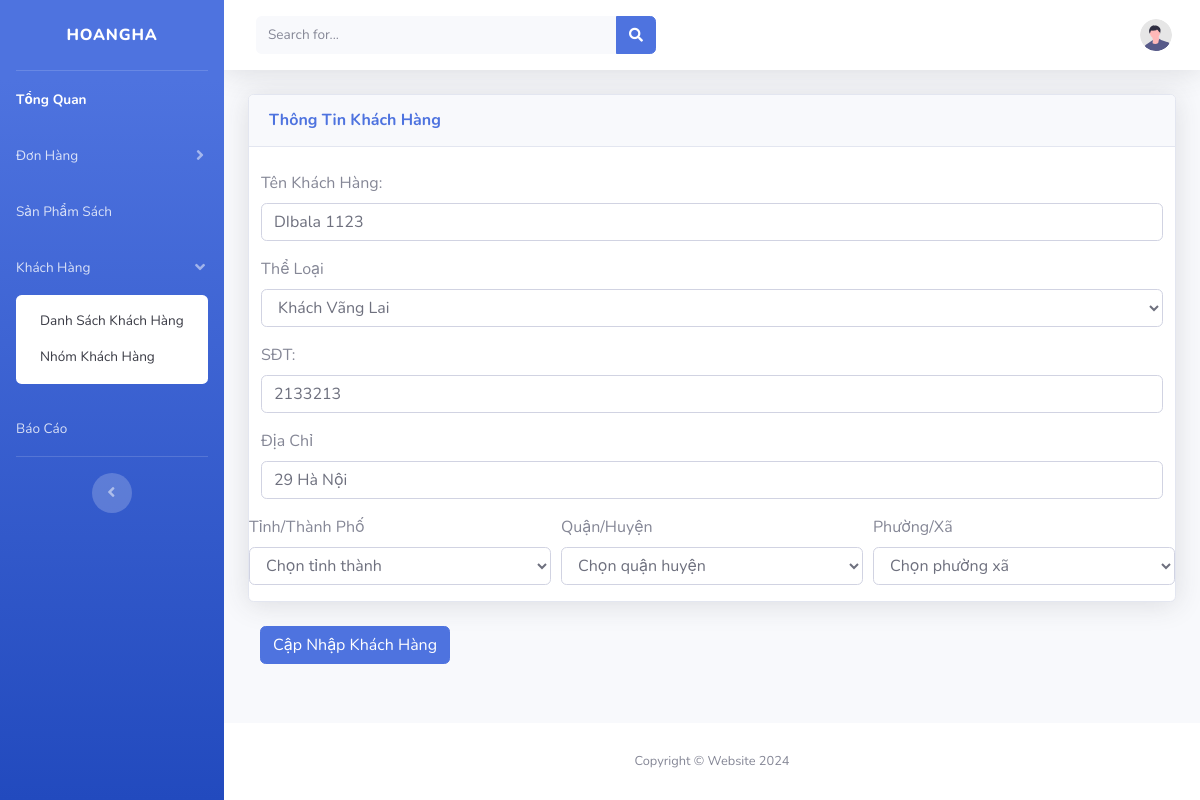
/view/suakhachhang.php?idkh=120 (signed in), run on the app's committed database.
### tables this page shows
CREATE TABLE `khachhang` (
  `id` int(255) NOT NULL,
  `name` varchar(255) NOT NULL,
  `sdt` varchar(10) NOT NULL,
  `diachi` varchar(255) NOT NULL,
  `id_nhomkh` int(255) NOT NULL,
  `tinhthanhpho` int(11) DEFAULT NULL,
  `quanhuyen` varchar(255) DEFAULT NULL,
  `phuongxa` varchar(255) DEFAULT NULL
);

### view/suakhachhang.php (the view, shortened to what this page needs)
<?php
include "../model/conn.php";
if (isset($_SESSION['login']['username']) && $_SESSION['login']['username']) {
    ?>
    <!DOCTYPE html>
    <html lang="en">
    <head>
        <link href="../view/vendor/fontawesome-free/css/all.min.css" rel="stylesheet" type="text/css">
        <link href="css/sb-admin-2.min.css" rel="stylesheet">
        <link rel="stylesheet" href="css/index.css">
    </head>
    <body id="page-top">
        <div id="wrapper">
            <ul class="navbar-nav bg-gradient-primary sidebar sidebar-dark accordion" id="accordionSidebar">
                <a class="sidebar-brand d-flex align-items-center justify-content-center"
                    href="http://localhost:8080/doantn/view/index.php">
                    <div class="sidebar-brand-text mx-3">HoangHa</div>
                </a>
                <hr class="sidebar-divider my-0">
                <li class="nav-item active">
                <a class="nav-link" href="index.php">
                    <span>Tổng Quan</span></a>
            </li>
            <li class="nav-item">
                <a class="nav-link collapsed" href="#" data-toggle="collapse" data-target="#collapsePages"
                    aria-expanded="true" aria-controls="collapsePages">
                    <span>Đơn Hàng</span>
                </a>
            </li>
            <li class="nav-item">
                <a class="nav-link" href="listsach.php">
                    <span>Sản Phẩm Sách</span></a>
            </li>
            <li class="nav-item">
                <a class="nav-link" href="#" data-toggle="collapse" data-target="#collapse" aria-expanded="true"
                    aria-controls="collapse">
                    <span>Khách Hàng</span>
                </a>
                <div id="collapse" class="collapse show" aria-labelledby="headingTwo" data-parent="#accordionSidebar">
                    <div class="bg-white py-2 collapse-inner rounded">
                        <a class="collapse-item" href="danhsachkhachhang.php">Danh Sách Khách Hàng</a>
                        <a class="collapse-item" href="nhomkhachhang.php">Nhóm Khách Hàng</a>
                    </div>
                </div>
            </li>
            <li class="nav-item">
                <a class="nav-link" href="baocao.php">
                    <span>Báo Cáo</span></a>
            </li>
                <hr class="sidebar-divider d-none d-md-block">
                <div class="text-center d-none d-md-inline">
                    <button class="rounded-circle border-0" id="sidebarToggle"></button>
                </div>
            </ul>
            <div id="content-wrapper" class="d-flex flex-column">
                <div id="content">
                    <nav class="navbar navbar-expand navbar-light bg-white topbar mb-4 static-top shadow">
                        <form
                            class="d-none d-sm-inline-block form-inline mr-auto ml-md-3 my-2 my-md-0 mw-100 navbar-search">
                            <div class="input-group">
                                <input type="text" class="form-control bg-light border-0 small" placeholder="Search for..."
                                    aria-label="Search" aria-describedby="basic-addon2">
                                <div class="input-group-append">
                                    <button class="btn btn-primary" type="button">
                                        <i class="fas fa-search fa-sm"></i>
                                    </button>
                                </div>
                            </div>
                        </form>
                        <ul class="navbar-nav ml-auto">
                            <li class="nav-item dropdown no-arrow">
                                <a class="nav-link dropdown-toggle" href="#" id="userDropdown" role="button"
                                    data-toggle="dropdown" aria-haspopup="true" aria-expanded="false">
                                    <img class="img-profile rounded-circle" src="img/undraw_profile.svg">
                                </a>
                            </li>
                        </ul>
                    </nav>
                    <div class="container-fluid">
                        <div class="card shadow mb-4">
                            <div class="card-header py-3">
                                <h6 class="m-0 font-weight-bold text-primary">Thông Tin Khách Hàng</h6>
                            </div>
                            <br>
                            <?php
                            if (isset($_GET['idkh']) && $_GET['idkh']) {
                                $id = $_GET['idkh'];
                                $sqlselectdata_tbl_khachhang = "SELECT * FROM `khachhang` WHERE id = $id";
                                $sqlselectdata_tbl_nhomkhachhang = "SELECT * FROM `nhomkhachhang`";
                                $result_tbl_khachhang = mysqli_query($conn, $sqlselectdata_tbl_khachhang);
                                $result_tbl_nhomkhachhang = mysqli_query($conn, $sqlselectdata_tbl_nhomkhachhang);
                                $row_tbl_khachhang = mysqli_fetch_assoc($result_tbl_khachhang);
                            } else {
                                header("location: listsach.php");
                            }
                            ?>
                            <form action="../controller/suakh.php?idkh=<?php echo $row_tbl_khachhang['id'] ?>" method="POST">
                                <div class="form-group">
                                    <div class="form-group">
                                        <div class="form-group col-md-12">
                                            <label for="">Tên Khách Hàng:</label>
                                            <input type="text" class="form-control" id="" required
                                                value="<?php echo $row_tbl_khachhang['name']; ?>" placeholder="Enter Name"
                                                name="namekh">
                                        </div>
                                    </div>
                                    <div class="form-group col-md-12">
                                        <label for="inputState">Thể Loại</label>
                                        <select name="nhomkh" class="form-control">
                                            <?php
                                            if (mysqli_num_rows($result_tbl_nhomkhachhang) > 0) {
                                                while ($row_tbl_nhomkhachhang = mysqli_fetch_array($result_tbl_nhomkhachhang)) {
                                                    ?>
                                                    <option value="<?php echo $row_tbl_nhomkhachhang['id'] ?>">
                                                        <?php echo $row_tbl_nhomkhachhang['name_kh'] ?></option>
                                                    <?php
                                                }
                                            }
                                            ?>
                                        </select>
                                    </div>
                                    <div class="form-group">
                                        <div class="form-group col-md-12">
                                            <label for="">SĐT: </label>
                                            <input type="number" class="form-control" id="" placeholder="Enter Name"
                                                value="<?php echo $row_tbl_khachhang['sdt']; ?>" name="sdt">
                                        </div>
                                    </div>
                                </div>
                                <div class="form-group">
                                    <div class="form-group col-md-12">
                                        <label for="">Địa Chỉ</label>
                                        <input type="text" class="form-control" placeholder="Enter Name"
                                            value="<?php echo $row_tbl_khachhang['diachi']; ?>" name="diachi">
                                    </div>
                                </div>
                                <div class="form-row">
                                    <div class="form-group col-md-4">
                                        <label for="">Tỉnh/Thành Phố</label>
                                        <select id="city" name="city" class="form-control">
                                            <option value="" selected>Chọn tỉnh thành</option>
                                        </select>
                                    </div>
                                    <div class="form-group col-md-4">
                                        <label for=""> Quận/Huyện</label>
                                        <select id="district" name="district" class="form-control">
                                            <option value="" selected>Chọn quận huyện</option>
                                        </select>
                                    </div>
                                    <div class="form-group col-md-4">
                                        <label for="">Phường/Xã</label>
                                        <select id="ward" name="ward" class="form-control">
                                            <option value="" selected>Chọn phường xã</option>
                                        </select>
                                    </div>
                                </div>
                        </div>
                        <div class="form-group col-md-3">
                            <input type="submit" class="btn btn-primary" name="suakh" value="Cập Nhập Khách Hàng">
                        </div>
                    </div>
                </div>
                <footer class="sticky-footer bg-white">
                    <div class="container my-auto">
                        <div class="copyright text-center my-auto">
                            <span>Copyright &copy; Website 2024</span>
                        </div>
                    </div>
                </footer>
            </div>
        </div>
    </body>
    </html>
    <?php
} else {
    header("location: ../index.php");
}
?>

### data on the page
khachhang: namekh "DIbala 1123", sdt "2133213", diachi "29 Hà Nội"

### other printed values
form field nhomkh "Khách Vãng Lai"
